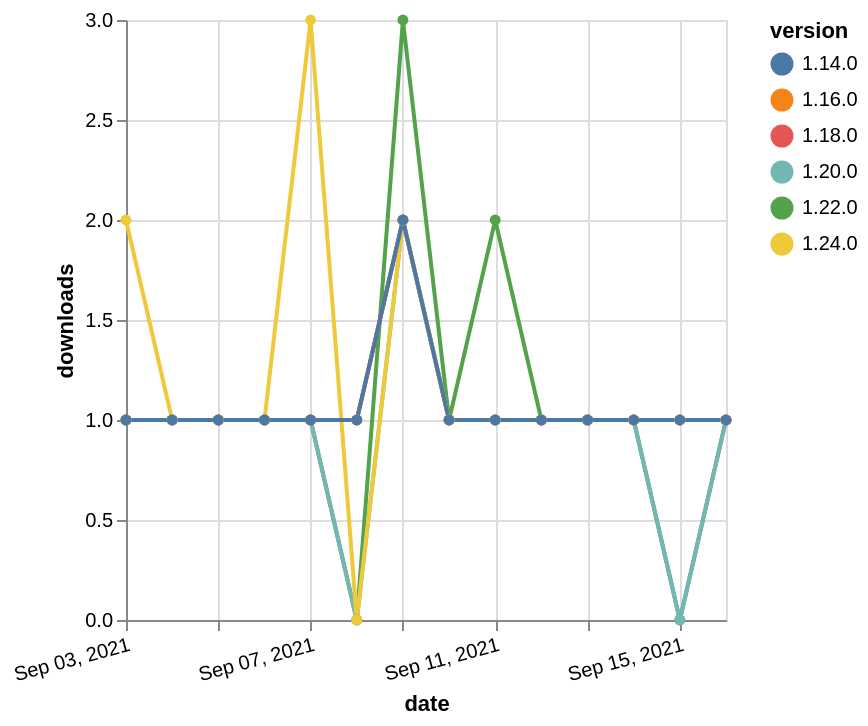

Here is the Vega-Lite specification saved for this chart:
### Vega-Lite specification from a JSON file in a GitHub repository (floating-point values rounded to 4 significant figures)
{"$schema": "https://vega.github.io/schema/vega-lite/v5.json", "description": "A simple bar chart with embedded data.", "data": {"values": [{"date": "2021-09-03", "total": 186, "delta": 1, "version": "1.18.0"}, {"date": "2021-09-04", "total": 187, "delta": 1, "version": "1.18.0"}, {"date": "2021-09-05", "total": 188, "delta": 1, "version": "1.18.0"}, {"date": "2021-09-06", "total": 189, "delta": 1, "version": "1.18.0"}, {"date": "2021-09-07", "total": 190, "delta": 1, "version": "1.18.0"}, {"date": "2021-09-08", "total": 191, "delta": 1, "version": "1.18.0"}, {"date": "2021-09-09", "total": 193, "delta": 2, "version": "1.18.0"}, {"date": "2021-09-10", "total": 194, "delta": 1, "version": "1.18.0"}, {"date": "2021-09-11", "total": 195, "delta": 1, "version": "1.18.0"}, {"date": "2021-09-12", "total": 196, "delta": 1, "version": "1.18.0"}, {"date": "2021-09-13", "total": 197, "delta": 1, "version": "1.18.0"}, {"date": "2021-09-14", "total": 198, "delta": 1, "version": "1.18.0"}, {"date": "2021-09-15", "total": 199, "delta": 1, "version": "1.18.0"}, {"date": "2021-09-16", "total": 200, "delta": 1, "version": "1.18.0"}, {"date": "2021-09-03", "total": 188, "delta": 1, "version": "1.22.0"}, {"date": "2021-09-04", "total": 189, "delta": 1, "version": "1.22.0"}, {"date": "2021-09-05", "total": 190, "delta": 1, "version": "1.22.0"}, {"date": "2021-09-06", "total": 191, "delta": 1, "version": "1.22.0"}, {"date": "2021-09-07", "total": 192, "delta": 1, "version": "1.22.0"}, {"date": "2021-09-08", "total": 192, "delta": 0, "version": "1.22.0"}, {"date": "2021-09-09", "total": 195, "delta": 3, "version": "1.22.0"}, {"date": "2021-09-10", "total": 196, "delta": 1, "version": "1.22.0"}, {"date": "2021-09-11", "total": 198, "delta": 2, "version": "1.22.0"}, {"date": "2021-09-12", "total": 199, "delta": 1, "version": "1.22.0"}, {"date": "2021-09-13", "total": 200, "delta": 1, "version": "1.22.0"}, {"date": "2021-09-14", "total": 201, "delta": 1, "version": "1.22.0"}, {"date": "2021-09-15", "total": 201, "delta": 0, "version": "1.22.0"}, {"date": "2021-09-16", "total": 202, "delta": 1, "version": "1.22.0"}, {"date": "2021-09-03", "total": 159, "delta": 1, "version": "1.20.0"}, {"date": "2021-09-04", "total": 160, "delta": 1, "version": "1.20.0"}, {"date": "2021-09-05", "total": 161, "delta": 1, "version": "1.20.0"}, {"date": "2021-09-06", "total": 162, "delta": 1, "version": "1.20.0"}, {"date": "2021-09-07", "total": 163, "delta": 1, "version": "1.20.0"}, {"date": "2021-09-08", "total": 163, "delta": 0, "version": "1.20.0"}, {"date": "2021-09-09", "total": 165, "delta": 2, "version": "1.20.0"}, {"date": "2021-09-10", "total": 166, "delta": 1, "version": "1.20.0"}, {"date": "2021-09-11", "total": 167, "delta": 1, "version": "1.20.0"}, {"date": "2021-09-12", "total": 168, "delta": 1, "version": "1.20.0"}, {"date": "2021-09-13", "total": 169, "delta": 1, "version": "1.20.0"}, {"date": "2021-09-14", "total": 170, "delta": 1, "version": "1.20.0"}, {"date": "2021-09-15", "total": 170, "delta": 0, "version": "1.20.0"}, {"date": "2021-09-16", "total": 171, "delta": 1, "version": "1.20.0"}, {"date": "2021-09-03", "total": 194, "delta": 1, "version": "1.16.0"}, {"date": "2021-09-04", "total": 195, "delta": 1, "version": "1.16.0"}, {"date": "2021-09-05", "total": 196, "delta": 1, "version": "1.16.0"}, {"date": "2021-09-06", "total": 197, "delta": 1, "version": "1.16.0"}, {"date": "2021-09-07", "total": 198, "delta": 1, "version": "1.16.0"}, {"date": "2021-09-08", "total": 199, "delta": 1, "version": "1.16.0"}, {"date": "2021-09-09", "total": 201, "delta": 2, "version": "1.16.0"}, {"date": "2021-09-10", "total": 202, "delta": 1, "version": "1.16.0"}, {"date": "2021-09-11", "total": 203, "delta": 1, "version": "1.16.0"}, {"date": "2021-09-12", "total": 204, "delta": 1, "version": "1.16.0"}, {"date": "2021-09-13", "total": 205, "delta": 1, "version": "1.16.0"}, {"date": "2021-09-14", "total": 206, "delta": 1, "version": "1.16.0"}, {"date": "2021-09-15", "total": 207, "delta": 1, "version": "1.16.0"}, {"date": "2021-09-16", "total": 208, "delta": 1, "version": "1.16.0"}, {"date": "2021-09-03", "total": 129, "delta": 2, "version": "1.24.0"}, {"date": "2021-09-04", "total": 130, "delta": 1, "version": "1.24.0"}, {"date": "2021-09-05", "total": 131, "delta": 1, "version": "1.24.0"}, {"date": "2021-09-06", "total": 132, "delta": 1, "version": "1.24.0"}, {"date": "2021-09-07", "total": 135, "delta": 3, "version": "1.24.0"}, {"date": "2021-09-08", "total": 135, "delta": 0, "version": "1.24.0"}, {"date": "2021-09-09", "total": 137, "delta": 2, "version": "1.24.0"}, {"date": "2021-09-10", "total": 138, "delta": 1, "version": "1.24.0"}, {"date": "2021-09-11", "total": 139, "delta": 1, "version": "1.24.0"}, {"date": "2021-09-12", "total": 140, "delta": 1, "version": "1.24.0"}, {"date": "2021-09-13", "total": 141, "delta": 1, "version": "1.24.0"}, {"date": "2021-09-14", "total": 142, "delta": 1, "version": "1.24.0"}, {"date": "2021-09-15", "total": 143, "delta": 1, "version": "1.24.0"}, {"date": "2021-09-16", "total": 144, "delta": 1, "version": "1.24.0"}, {"date": "2021-09-03", "total": 257, "delta": 1, "version": "1.14.0"}, {"date": "2021-09-04", "total": 258, "delta": 1, "version": "1.14.0"}, {"date": "2021-09-05", "total": 259, "delta": 1, "version": "1.14.0"}, {"date": "2021-09-06", "total": 260, "delta": 1, "version": "1.14.0"}, {"date": "2021-09-07", "total": 261, "delta": 1, "version": "1.14.0"}, {"date": "2021-09-08", "total": 262, "delta": 1, "version": "1.14.0"}, {"date": "2021-09-09", "total": 264, "delta": 2, "version": "1.14.0"}, {"date": "2021-09-10", "total": 265, "delta": 1, "version": "1.14.0"}, {"date": "2021-09-11", "total": 266, "delta": 1, "version": "1.14.0"}, {"date": "2021-09-12", "total": 267, "delta": 1, "version": "1.14.0"}, {"date": "2021-09-13", "total": 268, "delta": 1, "version": "1.14.0"}, {"date": "2021-09-14", "total": 269, "delta": 1, "version": "1.14.0"}, {"date": "2021-09-15", "total": 270, "delta": 1, "version": "1.14.0"}, {"date": "2021-09-16", "total": 271, "delta": 1, "version": "1.14.0"}]}, "width": "container", "mark": {"type": "line", "point": {"filled": true}}, "encoding": {"x": {"field": "date", "type": "temporal", "timeUnit": "yearmonthdate", "title": "date", "axis": {"labelAngle": -15}}, "y": {"field": "delta", "type": "quantitative", "title": "downloads"}, "color": {"field": "version", "type": "nominal"}, "tooltip": {"field": "delta"}}}
